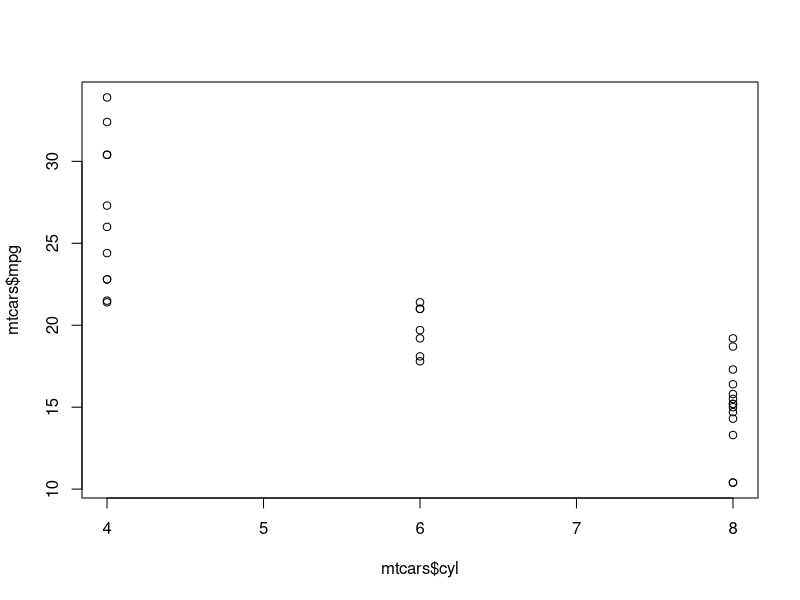
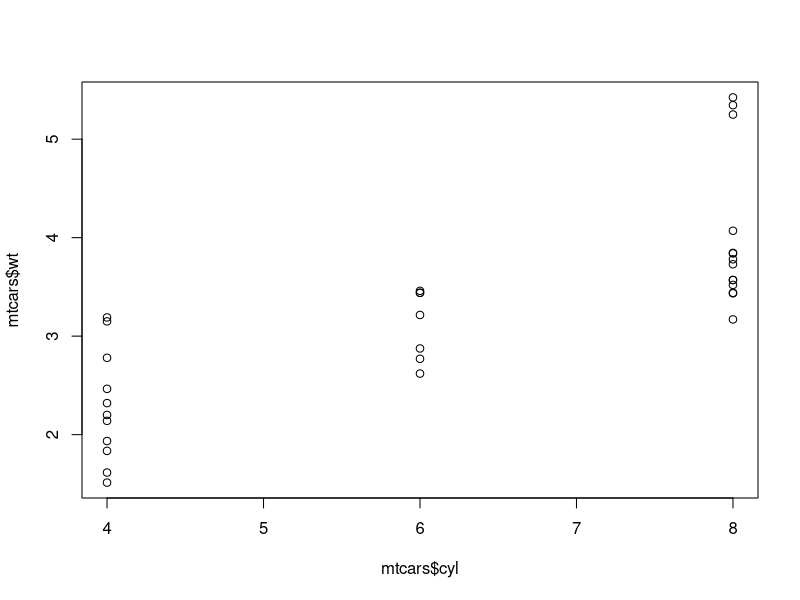
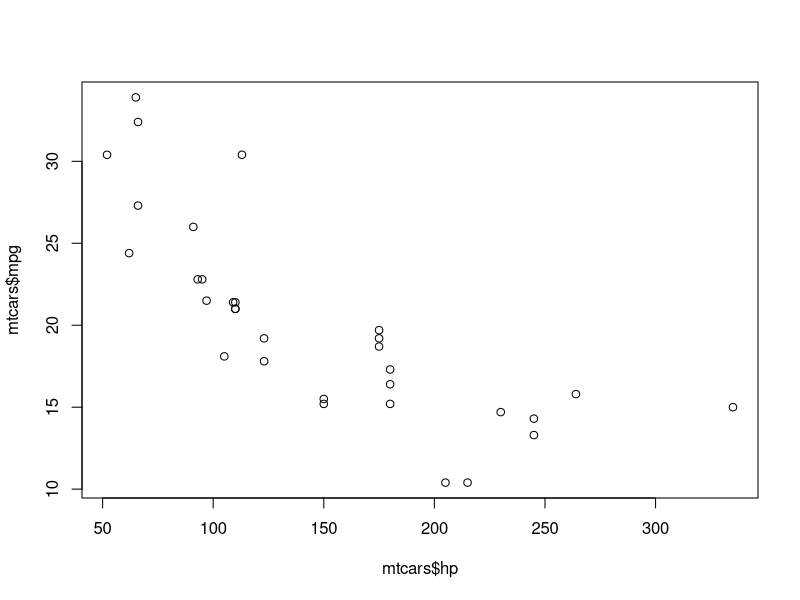
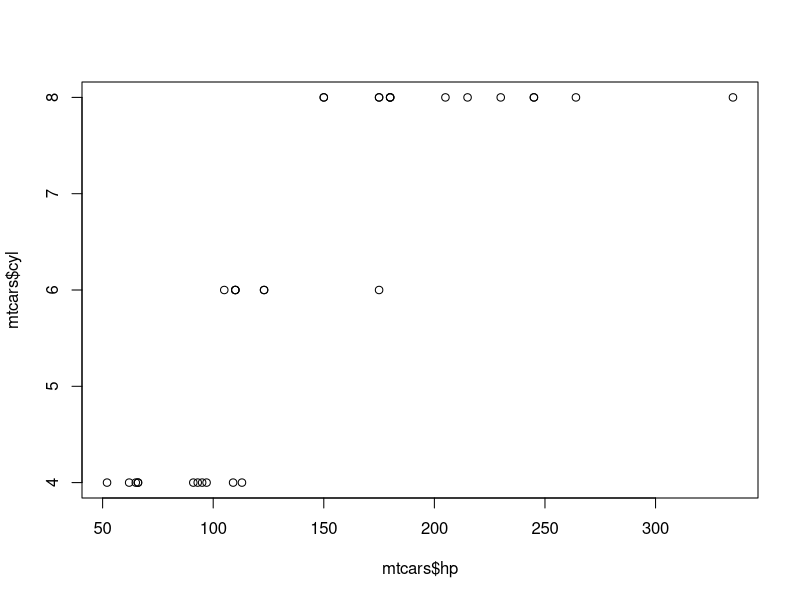

Generate these figures, in order, with R: (Note: this script raises an error after producing the figures.)
library(ggplot2)

fit_all <- lm(mpg~.,mtcars)
fit_cyl <- lm(mpg~cyl,mtcars)
fit_hp <- lm(mpg~hp,mtcars)
fit1 <- lm(mpg~am,mtcars)
fit1a <- lm(mpg~am+wt+hp,mtcars)
fit1b <- lm(mpg~am+wt+cyl,mtcars)
fit1c <- lm(mpg~am+wt+cyl+hp,mtcars)
fit2 <- lm(mpg~am*wt+wt*hp,mtcars)
fit2a <- lm(mpg~am+wt*hp,mtcars)
fit2b <- lm(mpg~am*wt+hp,mtcars)
fit3 <- lm(mpg~am*wt+wt*cyl,mtcars)

summary(fit_all)
summary(fit_cyl)
summary(fit_hp)
summary(fit1)
summary(fit1a)
summary(fit1b)
summary(fit1c)
summary(fit2)
summary(fit2a)
summary(fit2b)
summary(fit3)

plot(mtcars$cyl,mtcars$mpg)
plot(mtcars$cyl,mtcars$wt)
plot(mtcars$hp,mtcars$mpg)
plot(mtcars$hp,mtcars$cyl)

g1 <- ggplot(data=mtcars, aes(x=wt, y=mpg, colour=hp)) + geom_point() + stat_smooth(method="lm",col="Red") + labs(title="Fig 4.1: Interaction am vs wt") + theme_bw(col="Red") 
g1
summary(fit)

mtcars